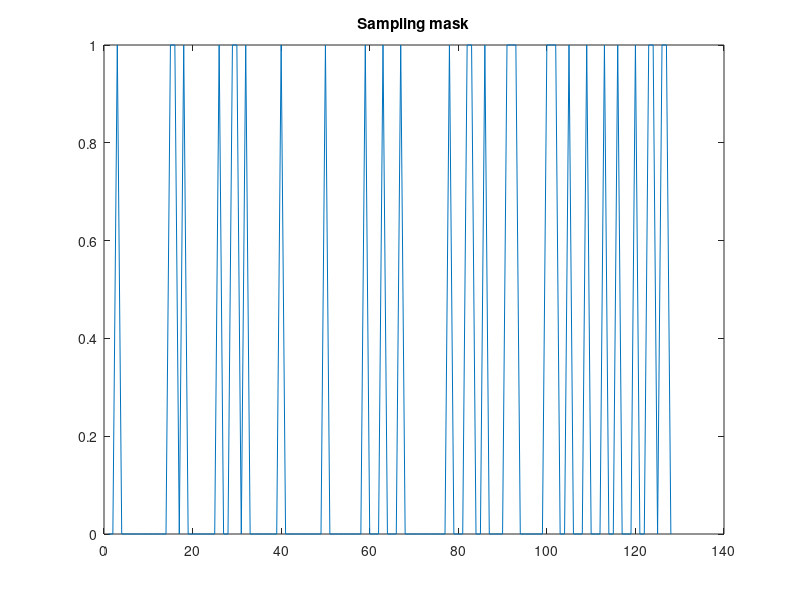
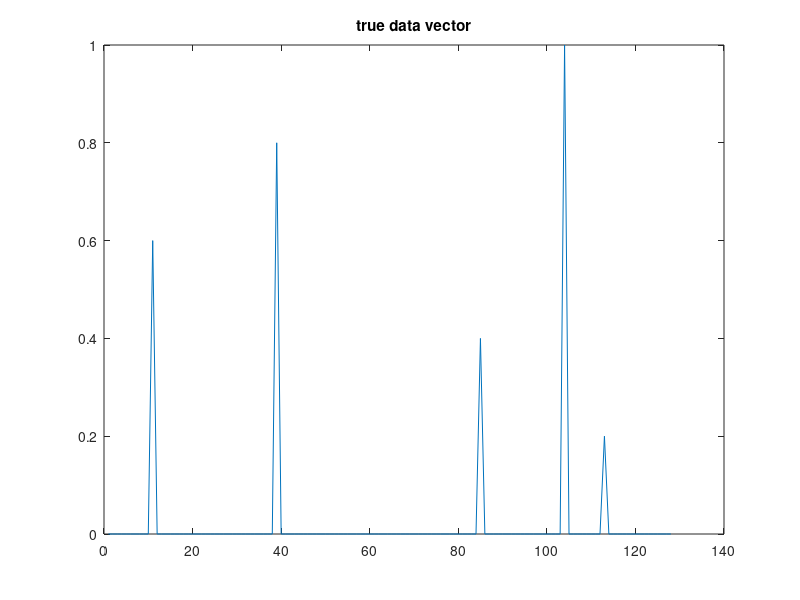
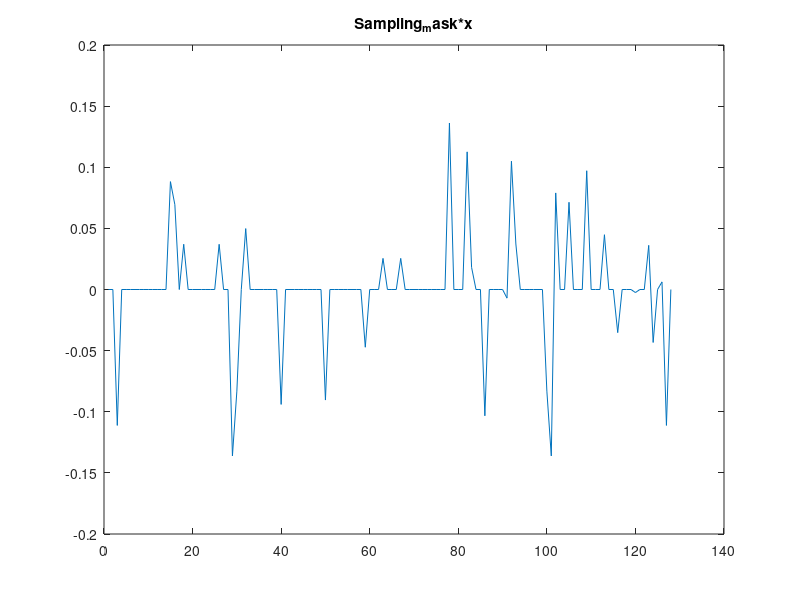
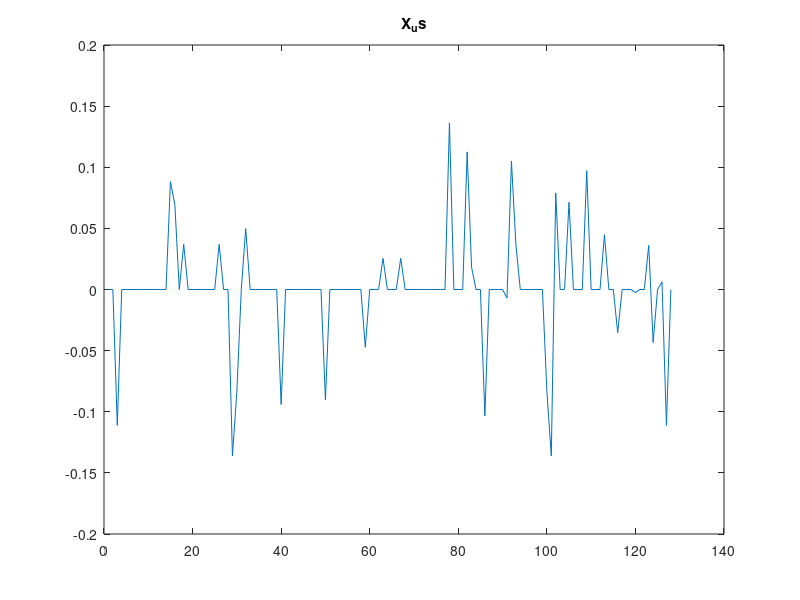

MATLAB code to generate these figures, in order: (Note: this script raises an error after producing the figures.)
clear all
close all
load("cs.mat")

gamma = 0.1
% Show the sparse data and data mask
figure;
plot(sampling_mask);
title("Sampling mask");

figure
plot(x);
title("true data vector")

figure
plot(real(F_us*x))
title("Sampling_mask*x")

figure;
plot(real(X_us));
title("X_us");

cvx_begin
    variable x_est(n)
    minimize( norm(F_us*x_est-X_us, 2) + gamma*norm(x_est,1) )
cvx_end

plot(x_est)
title("x estimated using CVX")
disp(norm(x_est-x,2))

% Determine sparsity
% non_zero_array = find([X_us(1:end-1)]);
% K = size(non_zero_array)
% 
% Z = [diff([1,non_zero_array(:).'+1])-1;X_us(non_zero_array(:).',1).'].'
